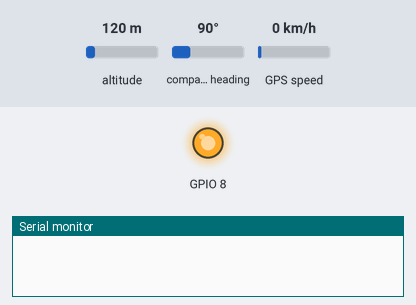
A program run on a simulated ESP32-C3. Parts: output pins drawn as LEDs (lit = HIGH), the last lines printed to the serial monitor. The inputs (shaded band) are chosen by the test bench; at power-on: altitude 120 m, compass heading 90°, GPS speed 0 km/h. WiFi joins after 1.5 s; servers stay silent unless stated; the GPS gets a fix after 3 s at 37.7749, -122.4194 with 8 satellites; no MQTT or app messages arrive unless stated.

Above: at 0.1 s.
At 5.2 s:
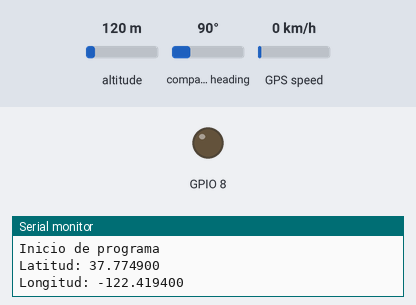
Timing chart, 0 to 6.7 s (numbered marks = the images above):
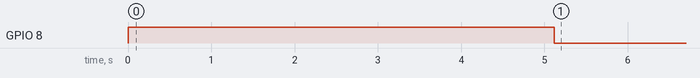

The program:

main.cpp
```cpp
// IMPORTANTE: ESTE PROGRAMA SOLO FUNCIONA EN EL ESP32-C3
#include <Arduino.h>

#include <TinyGPSPlus.h>
#include <WiFi.h>
#include <SoftwareSerial.h> //si necesitamos más uart
#include <PubSubClient.h>

const char *ssid = "PruebaESP32";
const char *password = "penepene";
const char *mqtt_server = "demo.thingsboard.io";
const int mqtt_port = 1883;
const char *accessToken = "ZCgOd23zZqLhjU0LnSUa";

WiFiClient espClient;
PubSubClient client(espClient);

void setup_wifi()
{
  WiFi.begin(ssid, password);
  while (WiFi.status() != WL_CONNECTED)
    delay(500);
}

void reconnect()
{
  while (!client.connected())
  {
    if (client.connect("ESP32", accessToken, NULL))
      break;
    delay(2000);
  }
}


HardwareSerial GPS_SERIAL(0); // Usar UART0 para el GPS
TinyGPSPlus gps;

void setup()
{
#ifdef CONFIG_BT_ENABLED
  btStop();
#endif

digitalWrite(8, HIGH); // Apaga el LED inicialmente
pinMode(8, OUTPUT);


  delay(3600); // Espera a que el monitor serie se conecte (especialmente útil para USB CDC)
  Serial.begin(115200);
  Serial.println("Inicio de programa");

  setup_wifi();
  client.setServer(mqtt_server, mqtt_port); // Configura el servidor MQTT

  GPS_SERIAL.begin(9600, SERIAL_8N1, 20, 21); // RX en GPIO20, TX en GPIO21 (TX no se usa)
}

void loop()
{
  while (GPS_SERIAL.available() > 0)
  {
    char c = GPS_SERIAL.read();
    // Serial.write(c); // Muestra la trama NMEA en el monitor serie (comentar si no se desea)
    gps.encode(c); // Procesa el dato con TinyGPSPlus
  }

  if(WiFi.status() == WL_CONNECTED){
    digitalWrite(8, LOW); // Enciende el LED si la conexión es exitosa
  }else{
    digitalWrite(8, HIGH); // Apaga el LED si no está conectado
  }

  // Ejemplo: mostrar latitud y longitud si hay datos válidos
  if (gps.location.isValid())
  {

    Serial.print("Latitud: ");
    Serial.println(gps.location.lat(), 6);
    Serial.print("Longitud: ");
    Serial.println(gps.location.lng(), 6);
    delay(100);


    if (!client.connected()) reconnect();
  client.loop();

  // --- Aquí obtén coordenadas reales desde el GPS ---
  float lat = gps.location.lat();
  float lon = gps.location.lng();
  // ---------------------------------------------------

  String payload = "{\"latitude\":";
  payload += String(lat, 6);
  payload += ",\"longitude\":";
  payload += String(lon, 6);
  payload += "}";

  client.publish("v1/devices/me/telemetry", payload.c_str());
  delay(5000);
  }
}
```

Measured:
- by itself, GPIO 8: HIGH → LOW at 5.1 s
